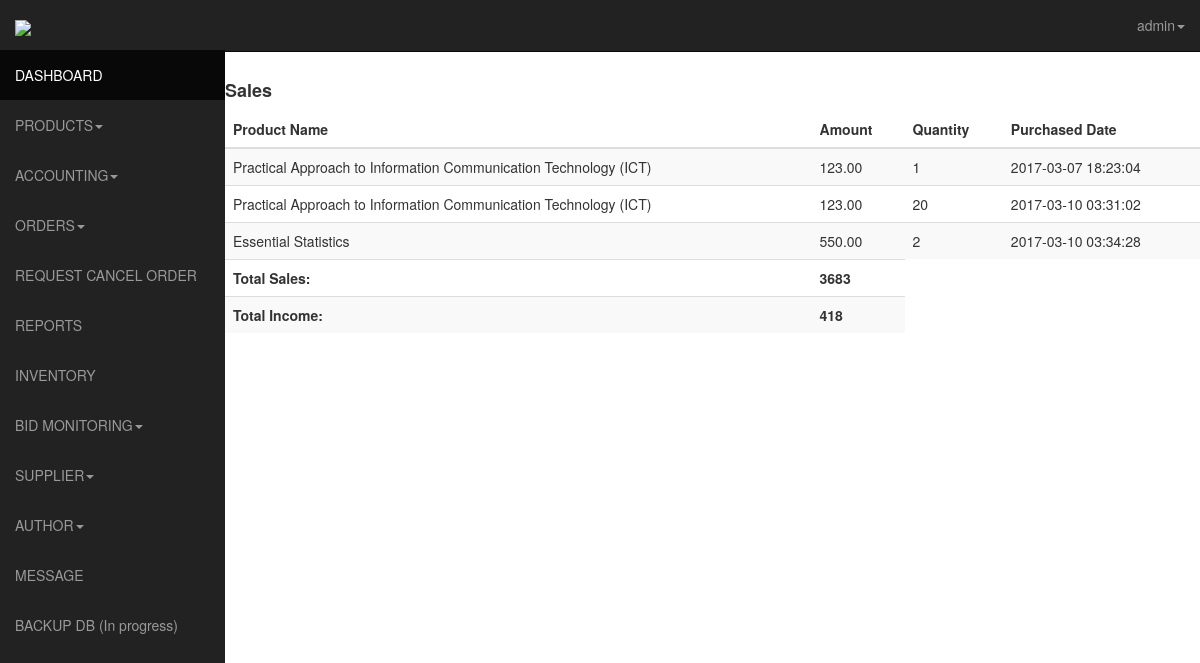
The app's page /admin/sales.php (signed in), older data.
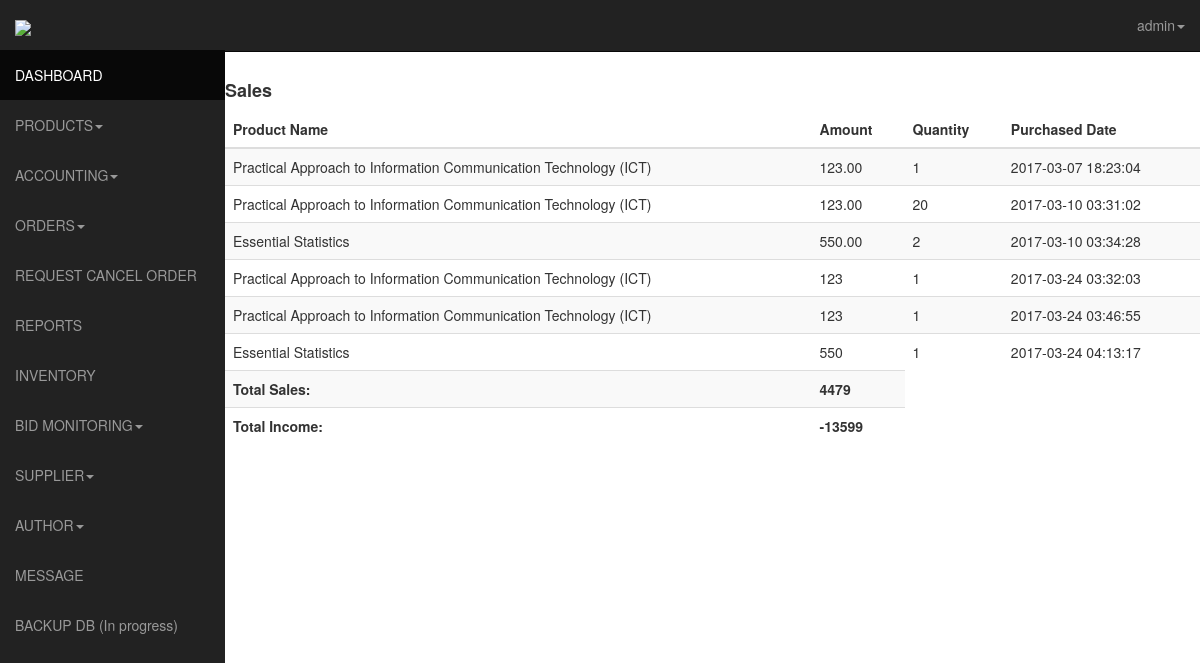
The same page, newer data.
### tables this page shows
CREATE TABLE IF NOT EXISTS `transactions` (
  `id` int(11) NOT NULL AUTO_INCREMENT,
  `user_id` int(11) NOT NULL,
  `product_id_array` varchar(255) NOT NULL,
  `payer_email` varchar(255) NOT NULL,
  `first_name` varchar(255) NOT NULL,
  `last_name` varchar(255) NOT NULL,
  `month` varchar(4) NOT NULL,
  `day` varchar(4) NOT NULL,
  `year` varchar(4) NOT NULL,
  `payment_date` timestamp NOT NULL DEFAULT CURRENT_TIMESTAMP ON UPDATE CURRENT_TIMESTAMP,
  `mc_gross` varchar(255) NOT NULL,
  `payment_currency` varchar(255) NOT NULL,
  `receiver_email` varchar(255) NOT NULL,
  `payment_type` varchar(255) NOT NULL,
  `payment_status` varchar(255) NOT NULL,
  `txn_type` varchar(255) NOT NULL,
  `payer_status` varchar(255) NOT NULL,
  `address_street` varchar(255) NOT NULL,
  `address_city` varchar(255) NOT NULL,
  `address_state` varchar(255) NOT NULL,
  `address_zip` varchar(255) NOT NULL,
  `address_country` varchar(255) NOT NULL,
  `address_status` varchar(255) NOT NULL,
  `notify_version` varchar(255) NOT NULL,
  `verify_sign` varchar(255) NOT NULL,
  `payer_id` varchar(255) NOT NULL,
  `mc_currency` varchar(255) NOT NULL,
  `mc_fee` varchar(255) NOT NULL,
  `txn_id` varchar(255) NOT NULL,
  `qty` int(11) NOT NULL,
  PRIMARY KEY (`id`)
);

CREATE TABLE IF NOT EXISTS `products` (
  `id` int(11) NOT NULL AUTO_INCREMENT,
  `author_id` int(11) NOT NULL,
  `product_name` varchar(255) NOT NULL,
  `price` varchar(16) NOT NULL,
  `details` text NOT NULL,
  `stock` int(11) NOT NULL,
  `category` varchar(16) NOT NULL,
  `sub_category` varchar(50) NOT NULL,
  `status` varchar(50) NOT NULL,
  `timestamp` varchar(10) NOT NULL,
  `date_added` date NOT NULL,
  `ext` varchar(4) NOT NULL,
  PRIMARY KEY (`id`)
);

### admin/sales.php (the view, shortened to what this page needs)
<!DOCTYPE html>
<html lang="en">
  <head>
    <link href="css/bootstrap.css" rel="stylesheet">
    <link href="css/sb-admin.css" rel="stylesheet">-->
    <link rel="stylesheet" href="css/morris-0.4.3.min.css">
  </head>
  <body>
    <div id="wrapper">
      <nav class="navbar navbar-inverse  navbar-fixed-top" role="navigation">
      <?php include 'template/sidebar.php';?>
    <?php include 'template/top.php';?>
    </nav>
    <div class="table-responsive">
    <h4><b>Sales</b></h4>
      <table class="table table-striped">
        <thead>
		<th>Product Name</th>
		<th>Amount</th>
		<th>Quantity</th>
		<th>Purchased Date</th>
	</thead>
	<tbody>
		<?php
		$sql = mysql_query("SELECT products.id, products.product_name, transactions.mc_fee, transactions.qty, transactions.payment_date FROM transactions INNER JOIN products ON products.id = transactions.product_id_array");
		$requestCount = mysql_num_rows($sql);
		if ($requestCount > 0) {
		     while ($row = mysql_fetch_array($sql)) {
		     $name = $row['product_name'];
		     $amount = $row['mc_fee'];
		     $quantity = $row['qty'];
		     $date = $row['payment_date'];
		      echo "
		        <tr>
		          <td>$name</td>
		          <td>$amount</td>
		          <td>$quantity </td>
		          <td>$date</td>
		        </tr>
		      ";
		     }
		  }
	 	$sql = mysql_query("SELECT sum(mc_gross) FROM transactions");
		$requestCount = mysql_num_rows($sql);
		if ($requestCount > 0) {
		     while ($row = mysql_fetch_array($sql)) {
		     $totalamount = $row['sum(mc_gross)'];
		      echo "
		        <tr>
		          <td><b>Total Sales:</b></td>
		          <td><b>$totalamount</b></td>
		        </tr>
		      ";
		  }
		}
	 	$sql = mysql_query("SELECT SUM( transactions.mc_gross ) - SUM( expenses.amount ) AS total_income FROM transactions JOIN expenses");
		$requestCount = mysql_num_rows($sql);
		if ($requestCount > 0) {
		     while ($row = mysql_fetch_array($sql)) {
		     $totalincome = $row['total_income'];
		      echo "
		        <tr>
		          <td><b>Total Income:</b></td>
		          <td><b>$totalincome</b></td>
		        </tr>
		      ";
		  }
		}
	  ?>
	</tbody>
      </table>
    </div>
    </div>
    </body>
    </html>

### admin/template/sidebar.php (shortened to what this page needs)
<div class="navbar-header">
  <a class="navbar-brand" href="index.php"><img src="../img/logo.png" /></a>
</div>
<div class="collapse navbar-collapse navbar-ex1-collapse">
  <ul class="nav navbar-nav side-nav">
    <li class="active"><a href="index.php"><i class="fa fa-dashboard"></i> DASHBOARD</a></li>
    <li class="dropdown">
      <a href="#" class="dropdown-toggle" data-toggle="dropdown"><i class="fa fa-caret-square-o-down"></i>PRODUCTS<b class="caret"></b></a>
    </li>
    <li class="dropdown">
      <a href="#" class="dropdown-toggle" data-toggle="dropdown"><i class="fa fa-caret-square-o-down"></i>ACCOUNTING<b class="caret"></b></a>
    </li>
   <li class="dropdown">
      <a href="orders.php" class="dropdown-toggle" data-toggle="dropdown"><i class="fa fa-caret-square-o-down"></i>ORDERS<b class="caret"></b></a>
    </li>
     <li><a href="cancel.php"><i class="fa fa-edit"></i>REQUEST CANCEL ORDER</a></li>
    <li><a href="reports.php"><i class="fa fa-edit"></i> REPORTS</a></li>
    <li><a href="inventory.php"><i class="fa fa-font"></i>INVENTORY</a></li>
    <li class="dropdown">
      <a href="#" class="dropdown-toggle" data-toggle="dropdown"><i class="fa fa-caret-square-o-down"></i>BID MONITORING<b class="caret"></b></a>
    </li>
    <li class="dropdown">
      <a href="#" class="dropdown-toggle" data-toggle="dropdown"><i class="fa fa-caret-square-o-down"></i>SUPPLIER<b class="caret"></b></a>
    </li>
    <li class="dropdown">
      <a href="#" class="dropdown-toggle" data-toggle="dropdown"><i class="fa fa-caret-square-o-down"></i>AUTHOR<b class="caret"></b></a>
    </li>
    <li><a href="messaging.php"><i class="fa fa-font"></i>MESSAGE</a></li>
    <li><a href="backup.php"><i class="fa fa-font"></i>BACKUP DB (In progress)</a></li>
  </ul>

Row changes from the older to the newer data that the page shows:
added transactions: products.product_name "Practical Approach to Information Communication Technology (ICT)", mc_fee "123", qty "1", payment_date "2017-03-24 03:32:03"
added transactions: products.product_name "Practical Approach to Information Communication Technology (ICT)", mc_fee "123", qty "1", payment_date "2017-03-24 03:46:55"
added transactions: products.product_name "Essential Statistics", mc_fee "550", qty "1", payment_date "2017-03-24 04:13:17"
Text that changed along with them:
new list line: "Total Sales: 4479"
new list line: "Total Income: -13599"
list line gone: "Total Sales: 3683"
list line gone: "Total Income: 418"
